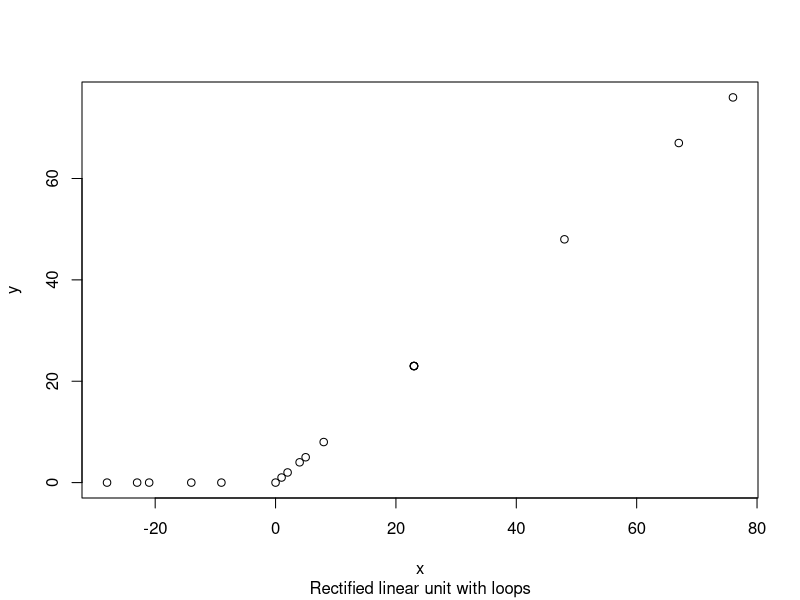
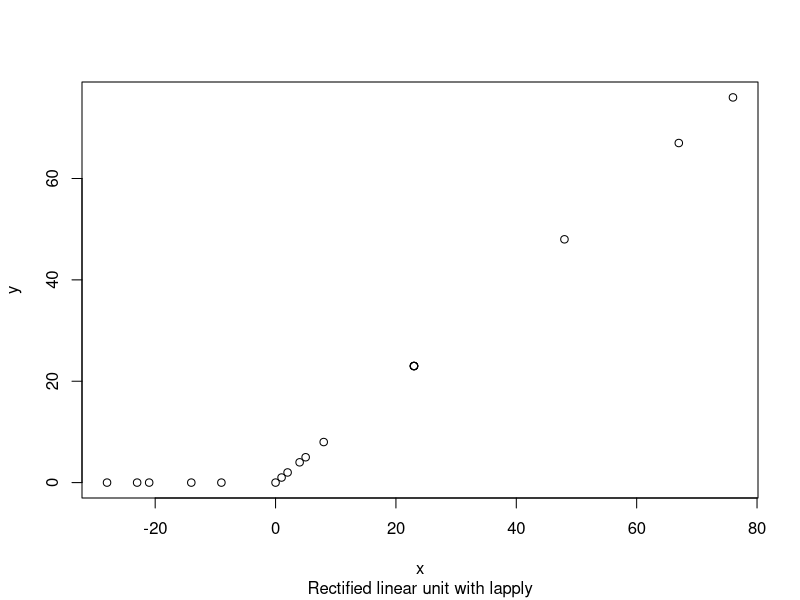
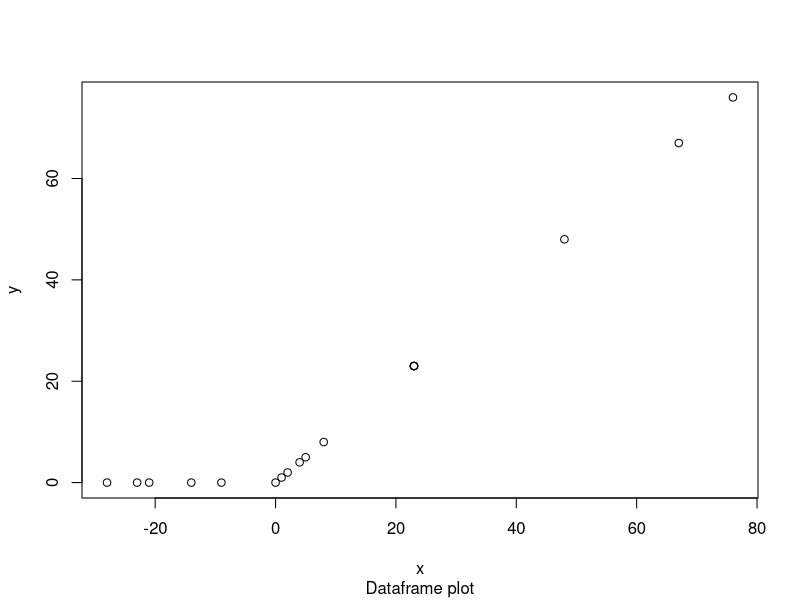
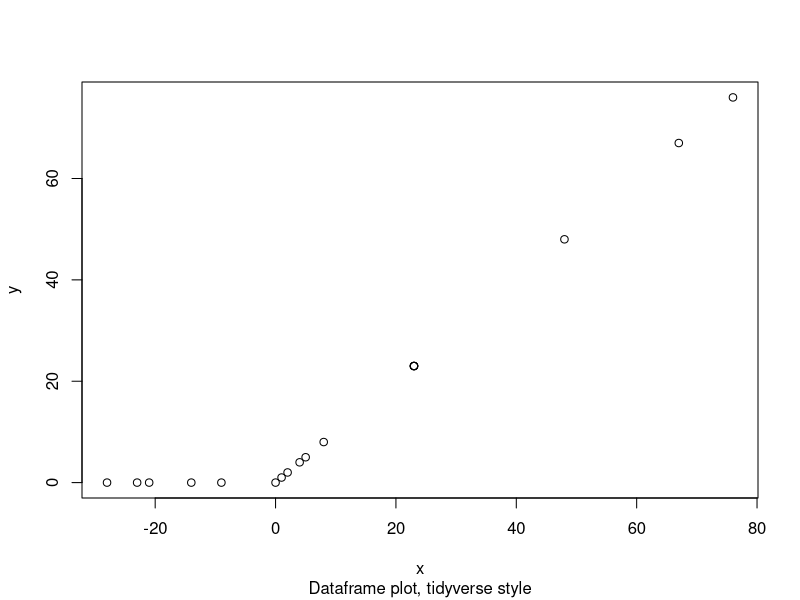

R code for these plots, in order:
# Demonstration - writing functions for numerical data

# Input
x <- c(-23, -14, 23, 4, -9, 2, 8, -21, 5, 23, 76, 23, -28, 23, 1, 0, 67, 48)

# Task - Given an input x, return the rectified linear unit, defined as max(x, 0)

# Relu with no function:

max(c(-23, 0))
max(c(-14, 0))
max(c(23, 0))
# This is not very efficient


# Relu function:

relu <- function(x) {
  return(max(c(x, 0)))
}

# y <- relu(x) returns an error, as we cannot apply our function to a vector!

relu(-23)
relu(-14)
relu(23)
# This is only marginally more efficient than no function...


# Solution: Relu function with a loop:

relu_loop <- function(x) {
  output <- c()
  for (i in 1:length(x)) {
    output <- c(output, relu(x[i]))
  }
  return(output)
}

y <- relu_loop(x)

plot(x, y, sub="Rectified linear unit with loops")

# Better solution: Relu with lapply

y <- lapply(x, relu)

plot(x, y, sub="Rectified linear unit with lapply")

# This method extends to using a tibble/DataFrame

library(dplyr)

df <- tibble(x)

df$y <- lapply(df$x, relu)

plot(df, sub="Dataframe plot")

# Or tidyverse style,
df <- tibble(x)

df |>
  mutate(y = lapply(x, relu)) %>%
  plot(sub = "Dataframe plot, tidyverse style")
